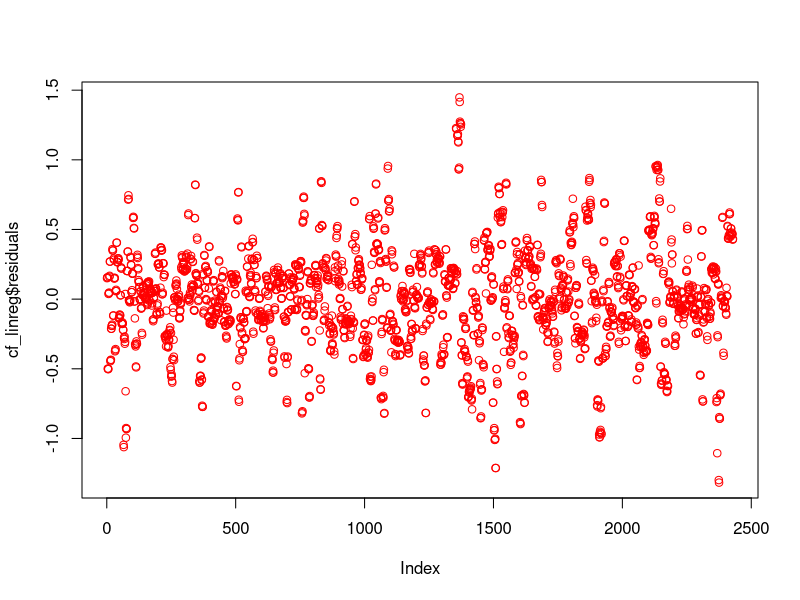

Generate this figure with R: (Note: this script raises an error after producing the figure.)
## ---- chunk 1
library(MASS) # includes two pima data sets
library(tidyverse)
library(caret) # An extremely useful library, but here we'll just use it for splitting
# training data
library(corrplot)
## ---- chunk 2
train_cf <- read.csv('TrainTestDatasets/Train_CaseFatality.csv', header = TRUE)
test_cf <- read.csv('TrainTestDatasets/Test_CaseFatality.csv', header = TRUE)
train_ir <- read.csv('TrainTestDatasets/Train_Incident.csv', header = TRUE)
test_ir <- read.csv('TrainTestDatasets/Test_Incident.csv', header = TRUE)
## ---- chunk 3
cf_linreg = lm(Case_Fatality_Ratio~., data = train_cf)
cf_linreg

plot(cf_linreg$residuals, col = 'red')
## ---- chunk 4
# Predict values
lm_preds = predict(cf_linreg, test_cf)
prediction_df = bind_cols("Actual" = test_cf$Case_Fatality_Ratio, 
                          "Predictions" = lm_preds)
prediction_df

# Calculate the percent error
percent_error_ir = (abs(prediction_df$Predictions-prediction_df$Actual)/prediction_df$Actual)*100
mean(percent_error)
print(percent_error)
## ---- chunk 5
ir_linreg = lm(Incident_Rate~., data = train_ir)
ir_linreg

plot(ir_linreg$residuals, col = 'red')
## ---- chunk 6
# Predict values
lm_preds_ir = predict(ir_linreg, test_ir)
prediction_df_ir = bind_cols("Actual" = test_ir$Incident_Rate, 
                             "Predictions" = lm_preds_ir)
prediction_df_ir

# Calculate the percent error
percent_error_ir = (abs(prediction_df_ir$Predictions-prediction_df_ir$Actual)/prediction_df_ir$Actual)*100
mean(percent_error_ir)
print(percent_error_ir)
